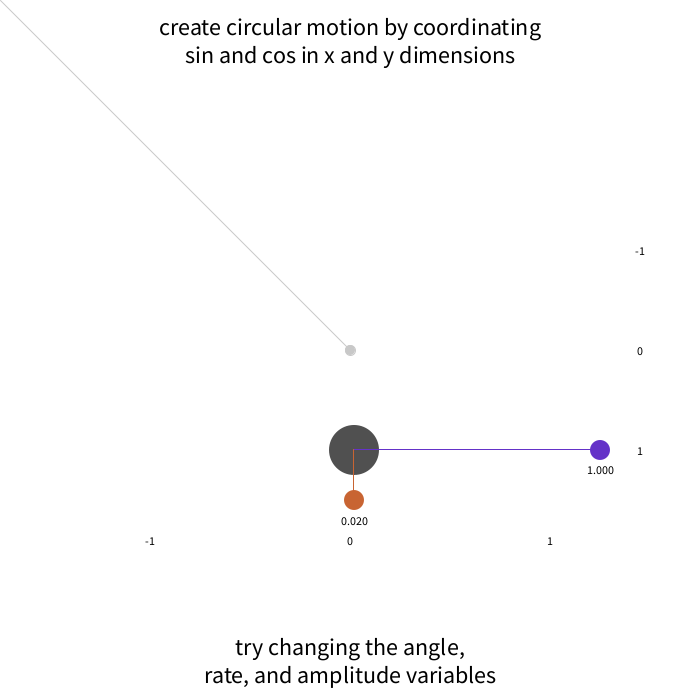
Frame 1 (no input)
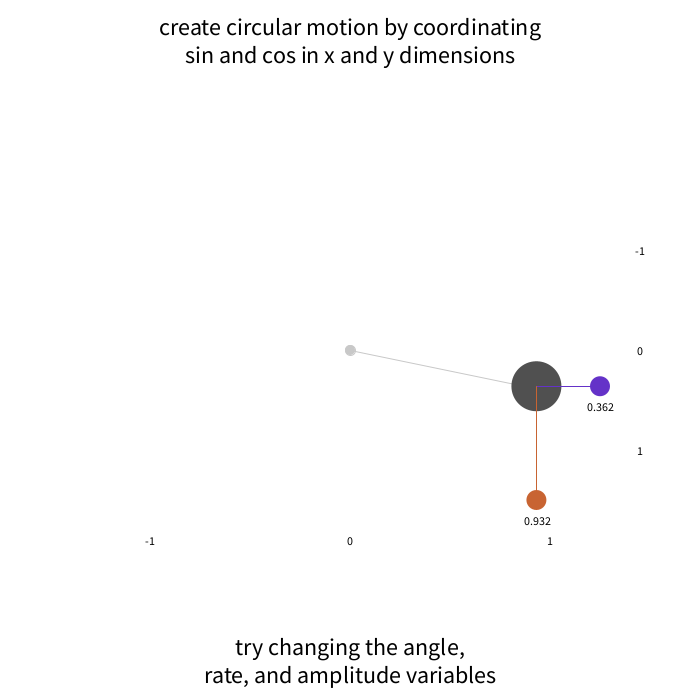
Frame 60 (the mouse pressed at the canvas centre just before this capture)
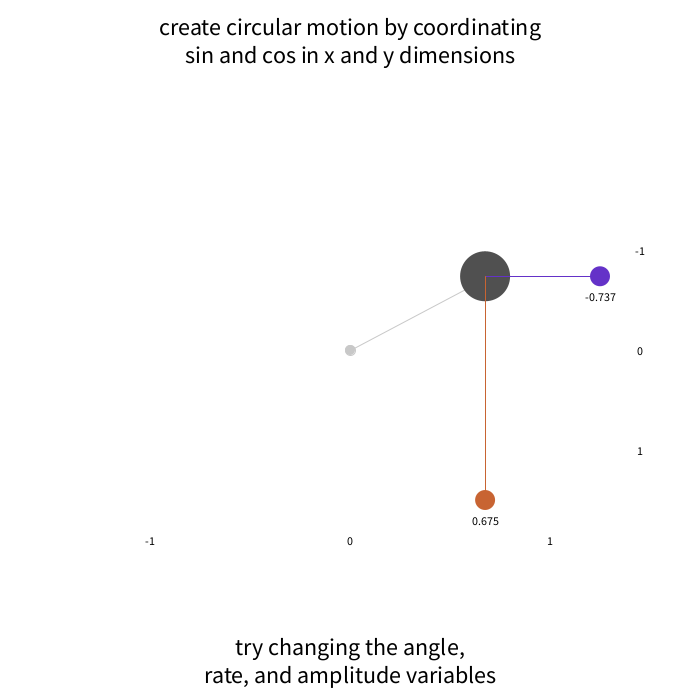
Frame 120 (the mouse held since frame 60 and released just before this capture)

The Processing sketch that drew these frames (run headless with seeded random() and noise(); from frame 60 on, the mouse is pressed at the canvas centre):

// Processing sketch: oscillate1
// ── oscillate1.pde
float x;
float y;
float xAngle;
float yAngle;
float xAmplitude;
float yAmplitude;
float xRate;
float yRate;

void setup() {
  size(700, 700);
  noStroke();
  textAlign(CENTER, CENTER);

  xAngle = 0;
  yAngle = 0;
  xAmplitude = 200;
  yAmplitude = 100;
  xRate = 0.02;
  yRate = 0.02;
}

void draw() {
  background(255);
  fill(200);
  stroke(200);
  ellipse(width/2, height/2, 10, 10);  
  line(width/2, height/2, x, y);

  noStroke();

  xAngle += xRate;
  yAngle += yRate;
  x = width/2 + sin(xAngle) * xAmplitude;
  y = height/2 + cos(yAngle) * yAmplitude;
  fill(80);
  ellipse(x, y, 50, 50);
  
  displayNotes();
}

void displayNotes() {
  fill(100, 50, 200);
  ellipse(width/2 + xAmplitude + 50, y, 20, 20);
  fill(200, 100, 50);
  ellipse(x, height/2 + yAmplitude + 50, 20, 20);

  stroke(100, 50, 200);
  line(x, y, width/2 + xAmplitude + 50, y);
  stroke(200, 100, 50);
  line(x, y, x, height/2 + yAmplitude + 50);

  fill(0);
  textSize(12);
  text(sin(xAngle), x, height/2 + yAmplitude + 70);
  text("-1", width/2 - xAmplitude, height/2 + yAmplitude + 90);
  text("0", width/2, height/2 + yAmplitude + 90);
  text("1", width/2 + xAmplitude, height/2 + yAmplitude + 90);

  text(cos(yAngle), width/2 + xAmplitude + 50, y + 20);
  text("-1", width/2 + xAmplitude + 90, height/2 - yAmplitude);
  text("0", width/2 + xAmplitude + 90, height/2);
  text("1", width/2 + xAmplitude + 90, height/2 + yAmplitude);

  textSize(24);
  text("create circular motion by coordinating\nsin and cos in x and y dimensions", width/2, 40);
  text("try changing the angle,\nrate, and amplitude variables", width/2, height - 40);
}
